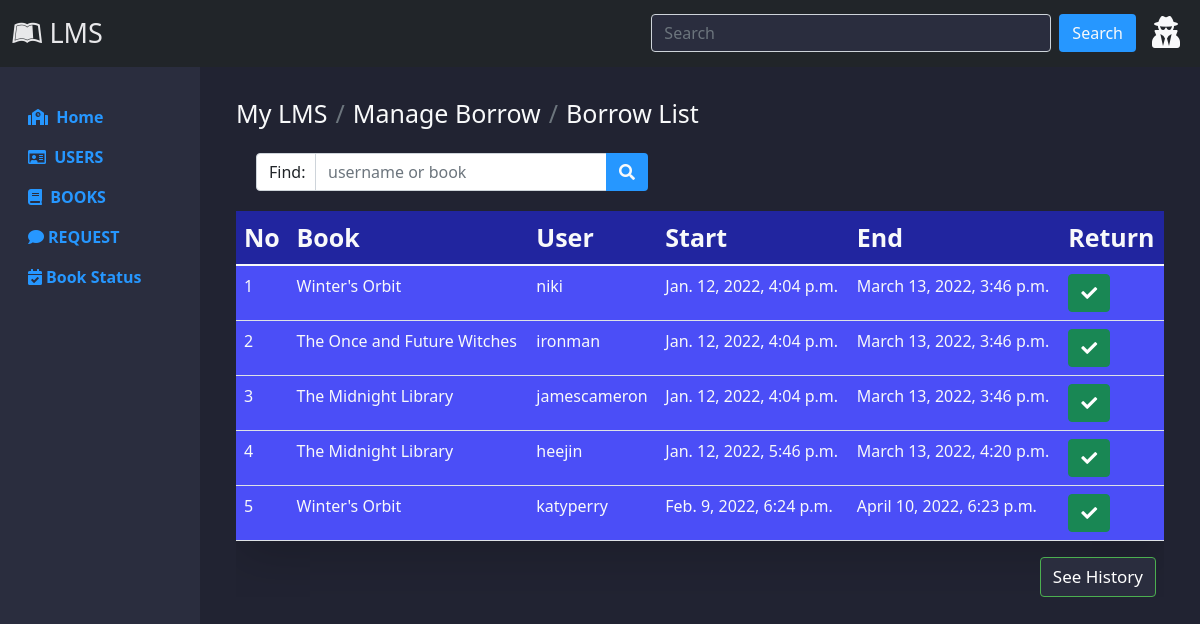
Page /bslist on the committed database.
### lms/models.py (models this page shows)
class Borrow(models.Model):
    user = models.CharField(max_length=100)
    book = models.CharField(max_length=100)
    start_date = models.DateTimeField(auto_now_add = True, null=True)
    end_date = models.DateTimeField(default=datetime.now()+timedelta(days=60))
    is_returned = models.CharField(max_length=100, default='No')

### lms/views.py (the view)
# urls.py: path('bslist', views.BSListView.as_view(), name='bslist'),
class BSListView(generic.ListView):
    model = Borrow
    template_name = 'boss/manage_borrow.html'
    context_object_name = 'borrows'
    paginate_by = 5
    def get_queryset(self):
        return Borrow.objects.order_by('id')

### lms/templates/boss/manage_borrow.html (shortened to what this page needs)
{% extends 'boss/base.html' %}
{% load static %}
{% block content %}
<div class="container-fluid">
    <ol class="breadcrumb text-light" style="font-size:25px;margin-top:30px">
        <li class="breadcrumb-item">My LMS</li>
        <li class="breadcrumb-item">Manage Borrow</li>
        <li class="breadcrumb-item">Borrow List</li>
    </ol>
    <form method="GET" action="{% url 'bbsearch' %}">
        <div class="input-group" style="width:400px;margin:20px">
              <span class="input-group-text" style="width:60px;background-color:white">Find: </span>
            <input type="text" class="form-control" name="searched" required="" placeholder="username or book">
            <button class="btn me-2 text-light" type="submit" style="background-color:#2697ff"><i class="fas fa-search"></i></button>
          </div>
        </form>
        <div class="table-responsive">
            {% if borrows %}
        <table class="table table-bodered shadow-lg text-light" width="100%" cellspacing="0">
            <thead style="background-color:#21259f;font-size:25px;font-weight:bold">
                <tr>
                    <td>No</td>
                    <td>Book</td>
                    <td>User</td>
                    <td>Start</td>
                    <td>End</td>
                    <td>Return</td>
                </tr>
            </thead>
            <tbody style="background-color:#4b4ef7">
            {% for borrow in borrows %}
            <tr>
                <td>{{ forloop.counter }}</td>
                <td>{{ borrow.book }}</td>
                <td>{{ borrow.user }}</td>
                <td>{{ borrow.start_date }}</td>
                <td>{{ borrow.end_date }}</td>
                <td>
                    <form  method="POST" action="{% url 'bahistory' borrow.pk %}">
                    <button type="submit" class="btn btn-success">
                         <i class="fas fa-check"></i>
                    </button>
                    </form>
                </td>
            </tr>
            {% endfor %}
            </tbody>
        </table>
{% endif %}
        <button class="btn me-2 text-light" type="submit" style="background-color:#2a2d3e;float:right;border: 1px solid #4CAF50;font-size:17px">
                        <a href="{% url 'bhlist' %}" style="color:white;text-decoration: none">See History</a>
                    </button>
        </div>
    </div>
</div>
{% endblock %}

### rows in the picture
Borrow: book "Winter's Orbit", user "niki", start_date "Jan. 12, 2022, 4:04 p.m.", end_date "March 13, 2022, 3:46 p.m."
Borrow: book "The Once and Future Witches", user "ironman", start_date "Jan. 12, 2022, 4:04 p.m.", end_date "March 13, 2022, 3:46 p.m."
Borrow: book "The Midnight Library", user "jamescameron", start_date "Jan. 12, 2022, 4:04 p.m.", end_date "March 13, 2022, 3:46 p.m."
Borrow: book "The Midnight Library", user "heejin", start_date "Jan. 12, 2022, 5:46 p.m.", end_date "March 13, 2022, 4:20 p.m."
Borrow: book "Winter's Orbit", user "katyperry", start_date "Feb. 9, 2022, 6:24 p.m.", end_date "April 10, 2022, 6:23 p.m."
